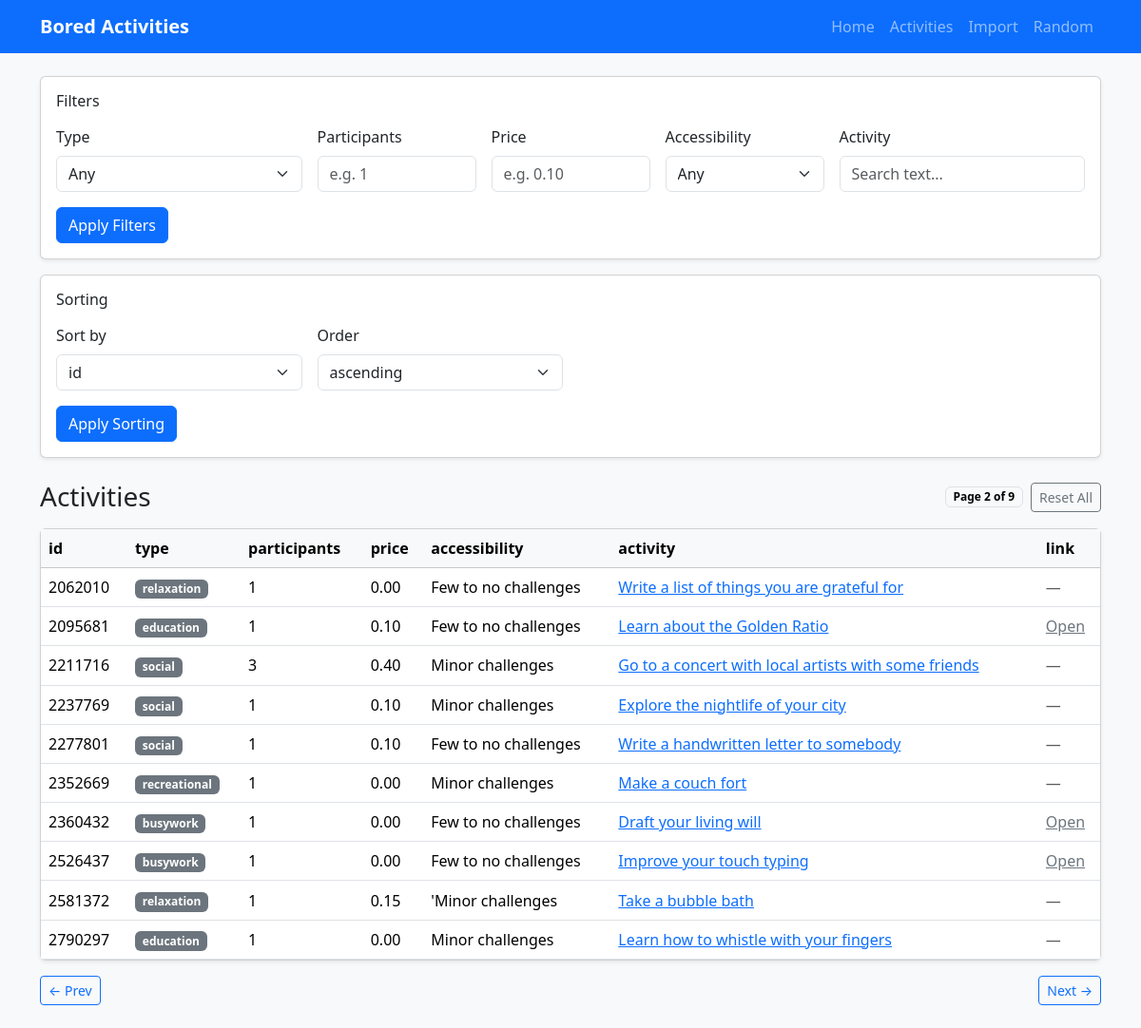
The app's page /activities/?page=2 with its own data.
### activities/models.py (models this page shows, shortened)
class Activity(models.Model):
    id = models.IntegerField(primary_key=True)
    activity = models.CharField(max_length=255)
    type = models.CharField(max_length=64, choices=ActivityType.choices, db_index=True)
    participants = models.PositiveSmallIntegerField(db_index=True)
    price = models.DecimalField(max_digits=5, decimal_places=2, db_index=True)
    accessibility = models.CharField(max_length=64, db_index=True)
    link = models.URLField(blank=True, null=True)
    class Meta:
        ordering = ["id"]

### activities/views/table_view.py (the view)
class ActivitiesListView(BaseActivityListView):
    pass

### activities/forms.py
class ActivityFilterForm(forms.Form):
    type = forms.ChoiceField(required=False, choices=[("", "Any")])
    participants = forms.IntegerField(
        required=False,
        min_value=1,
        error_messages={"invalid": "Enter a valid whole number for participants."},
    )
    price = forms.DecimalField(
        required=False,
        min_value=0,
        max_digits=5,
        decimal_places=2,
        error_messages={"invalid": "Enter a valid number for price."},
    )
    accessibility = forms.ChoiceField(required=False, choices=[("", "Any")])
    activity = forms.CharField(required=False, max_length=255)
    def __init__(self, *args, types=None, accessibility=None, **kwargs):
        super().__init__(*args, **kwargs)
        self.fields["type"].choices = [("", "Any")] + [
            (item, item) for item in (types or [])
        ]
        self.fields["accessibility"].choices = [("", "Any")] + [
            (str(item), str(item)) for item in (accessibility or [])
        ]

### activities/services/activity_cache.py (called while the page is built)
def get_activity_filter_choices():
    cache_key = "activity_filter_choices"
    data = cache.get(cache_key)
    if data:
        return data
    types = [value for value, _ in ActivityType.choices]
    participants = list(
        Activity.objects.order_by("participants")
        .values_list("participants", flat=True)
        .distinct()
    )
    price = list(
        Activity.objects.order_by("price")
        .values_list("price", flat=True)
        .distinct()
    )
    accessibility = list(
        Activity.objects.order_by("accessibility")
        .values_list("accessibility", flat=True)
        .distinct()
    )
    data = {
        "types": types,
        "participants": participants,
        "price": price,
        "accessibility": accessibility,
    }
    cache.set(cache_key, data, CACHE_TIMEOUT)
    return data

### activities/views/base_list_view.py (called while the page is built)
    def get_choices(self):
        if not hasattr(self, "_choices"):
            self._choices = get_activity_filter_choices()
        return self._choices

    def get_filter_form(self):
        if not hasattr(self, "_form"):
            choices = self.get_choices()
            self._form = ActivityFilterForm(
                self.request.GET or None,
                types=choices["types"],
                accessibility=choices["accessibility"],
            )
        return self._form

### activities/templates/activities/activity_list.html (shortened to what this page needs)
{% extends "activities/base.html" %}
{% block content %}
{% include 'activities/filter.html' %}
{% include 'activities/sort_by.html' %}
<div class="d-flex flex-wrap justify-content-between align-items-center mb-3 gap-2">
  <h1 class="h3 mb-0">Activities</h1>
  <div class="d-flex align-items-center gap-2">
    <span class="badge text-bg-light border">Page {{ page_obj.number }} of {{ page_obj.paginator.num_pages }}</span>
    <a class="btn btn-outline-secondary btn-sm" href="{% url 'activities_list' %}">Reset All</a>
  </div>
</div>
<div class="card shadow-sm">
  <div class="table-responsive">
    <table class="table table-hover align-middle mb-0">
      <thead class="table-light">
        <tr>
          <th>id</th>
          <th>type</th>
          <th>participants</th>
          <th>price</th>
          <th>accessibility</th>
          <th>activity</th>
          <th>link</th>
        </tr>
      </thead>
      <tbody>
        {% for a in page_obj %}
        <tr>
          <td>{{ a.id }}</td>
          <td><span class="badge text-bg-secondary">{{ a.type }}</span></td>
          <td>{{ a.participants }}</td>
          <td>{{ a.price }}</td>
          <td>{{ a.accessibility }}</td>
          <td><a class="link-primary" href="{% url 'activity_detail' a.id %}">{{ a.activity }}</a></td>
          <td>
            {% if a.link %}
              <a class="link-secondary" href="{{ a.link }}" target="_blank" rel="noopener noreferrer">Open</a>
            {% else %}
              <span class="text-muted">—</span>
            {% endif %}
          </td>
        </tr>
        {% empty %}
        <tr>
          <td colspan="7" class="text-center py-4 text-muted">Nothing found</td>
        </tr>
        {% endfor %}
      </tbody>
    </table>
  </div>
</div>
<div class="d-flex justify-content-between align-items-center mt-3">
  <div>
    {% if page_obj.has_previous %}
      {% if request.GET.urlencode %}
        <a class="btn btn-outline-primary btn-sm" href="?{{ request.GET.urlencode }}&page={{ page_obj.previous_page_number }}">← Prev</a>
      {% else %}
        <a class="btn btn-outline-primary btn-sm" href="?page={{ page_obj.previous_page_number }}">← Prev</a>
      {% endif %}
    {% endif %}
  </div>
  <div>
    {% if page_obj.has_next %}
      {% if request.GET.urlencode %}
        <a class="btn btn-outline-primary btn-sm" href="?{{ request.GET.urlencode }}&page={{ page_obj.next_page_number }}">Next →</a>
      {% else %}
        <a class="btn btn-outline-primary btn-sm" href="?page={{ page_obj.next_page_number }}">Next →</a>
      {% endif %}
    {% endif %}
  </div>
</div>
{% endblock %}

### records on screen
Activity: id "2062010", type "relaxation", participants "1", price "0.00", accessibility "Few to no challenges", activity "Write a list of things you are grateful for"
Activity: id "2095681", type "education", participants "1", price "0.10", accessibility "Few to no challenges", activity "Learn about the Golden Ratio"
Activity: id "2211716", type "social", participants "3", price "0.40", accessibility "Minor challenges", activity "Go to a concert with local artists with some friends"
Activity: id "2237769", type "social", participants "1", price "0.10", accessibility "Minor challenges", activity "Explore the nightlife of your city"
Activity: id "2277801", type "social", participants "1", price "0.10", accessibility "Few to no challenges", activity "Write a handwritten letter to somebody"
Activity: id "2352669", type "recreational", participants "1", price "0.00", accessibility "Minor challenges", activity "Make a couch fort"
Activity: id "2360432", type "busywork", participants "1", price "0.00", accessibility "Few to no challenges", activity "Draft your living will"
Activity: id "2526437", type "busywork", participants "1", price "0.00", accessibility "Few to no challenges", activity "Improve your touch typing"
Activity: id "2581372", type "relaxation", participants "1", price "0.15", accessibility "'Minor challenges", activity "Take a bubble bath"
Activity: id "2790297", type "education", participants "1", price "0.00", accessibility "Minor challenges", activity "Learn how to whistle with your fingers"

### other values on screen
{{ page_obj.number }} "2"
{{ page_obj.paginator.num_pages }} "9"
